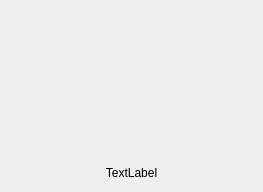
<?xml version="1.0" encoding="UTF-8"?>
<ui version="4.0">
 <class>Image_Small_Class</class>
 <widget class="QDialog" name="Image_Small_Class">
  <property name="geometry">
   <rect>
    <x>0</x>
    <y>0</y>
    <width>263</width>
    <height>192</height>
   </rect>
  </property>
  <property name="minimumSize">
   <size>
    <width>118</width>
    <height>120</height>
   </size>
  </property>
  <property name="windowMySpeed" stdset="0">
   <string>Dialog</string>
  </property>
  <layout class="QVBoxLayout" name="verticalLayout">
   <property name="spacing">
    <number>6</number>
   </property>
   <property name="leftMargin">
    <number>6</number>
   </property>
   <property name="topMargin">
    <number>6</number>
   </property>
   <property name="rightMargin">
    <number>6</number>
   </property>
   <property name="bottomMargin">
    <number>12</number>
   </property>
   <item>
    <widget class="QLabel" name="imageLabel">
     <property name="sizePolicy">
      <sizepolicy hsizetype="Expanding" vsizetype="Expanding">
       <horstretch>0</horstretch>
       <verstretch>0</verstretch>
      </sizepolicy>
     </property>
     <property name="minimumSize">
      <size>
       <width>0</width>
       <height>0</height>
      </size>
     </property>
     <property name="text">
      <string/>
     </property>
    </widget>
   </item>
   <item>
    <widget class="QLabel" name="nameLabel">
     <property name="sizePolicy">
      <sizepolicy hsizetype="Preferred" vsizetype="Fixed">
       <horstretch>0</horstretch>
       <verstretch>0</verstretch>
      </sizepolicy>
     </property>
     <property name="minimumSize">
      <size>
       <width>0</width>
       <height>15</height>
      </size>
     </property>
     <property name="layoutDirection">
      <enum>Qt::LeftToRight</enum>
     </property>
     <property name="text">
      <string>TextLabel</string>
     </property>
     <property name="alignment">
      <set>Qt::AlignCenter</set>
     </property>
    </widget>
   </item>
  </layout>
 </widget>
 <resources/>
 <connections/>
</ui>
